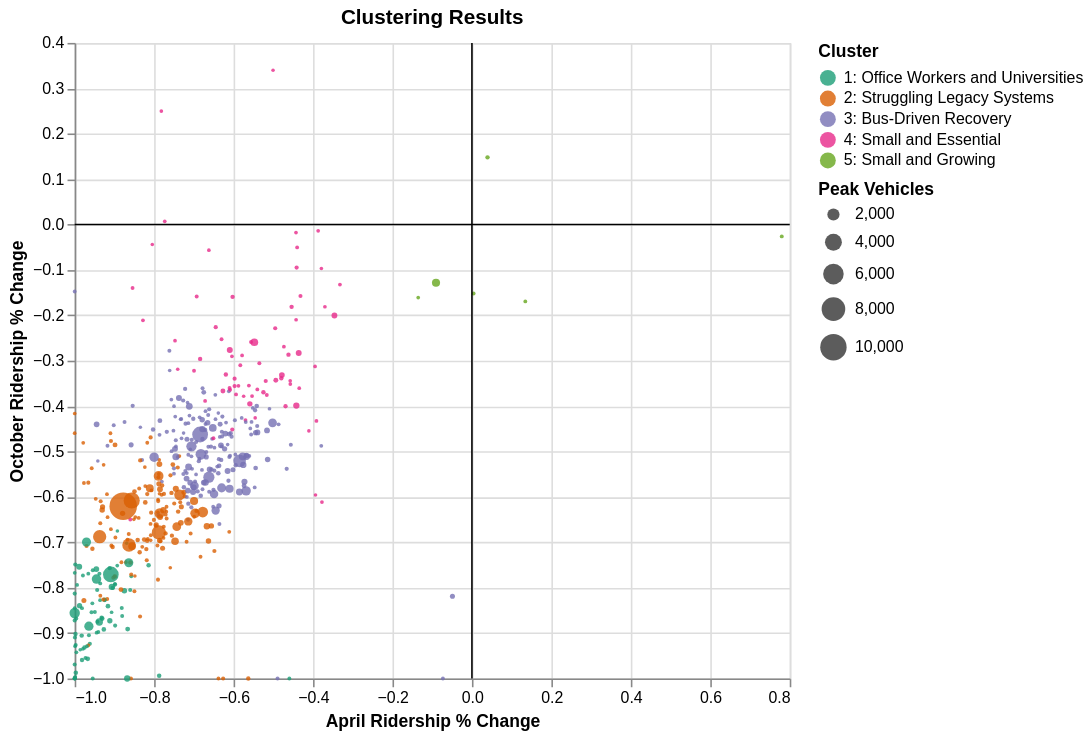

Vega-Lite specification for this chart:
### Vega-Lite specification from a JSON file in a GitHub repository (floating-point values rounded to 4 significant figures; data arrays with more than 128 entries replaced by an {"elided": "..."} marker saying what was removed)
{"config": {"view": {"continuousWidth": 400, "continuousHeight": 300}}, "layer": [{"data": {"name": "data-c4fa4931122b32327f27b0b2a856eca2"}, "mark": "circle", "encoding": {"color": {"type": "nominal", "field": "Cluster", "scale": {"scheme": "dark2"}}, "opacity": {"condition": {"value": 0.8, "selection": "selector017"}, "value": 0.2}, "size": {"type": "quantitative", "field": "peak_vehicles", "scale": {"clamp": true, "domain": [3, 10885], "range": [5, 300]}, "title": "Peak Vehicles"}, "tooltip": [{"type": "nominal", "field": "agency"}, {"type": "nominal", "field": "metro_area"}, {"type": "nominal", "field": "Cluster"}, {"type": "quantitative", "field": "april_pct_change"}, {"type": "quantitative", "field": "july_pct_change"}, {"type": "quantitative", "field": "oct_pct_change"}, {"type": "quantitative", "field": "OCT19"}, {"type": "quantitative", "field": "OCT20"}, {"type": "quantitative", "field": "peak_vehicles"}], "x": {"type": "quantitative", "field": "april_pct_change", "title": "April Ridership % Change"}, "y": {"type": "quantitative", "field": "oct_pct_change", "title": "October Ridership % Change"}}, "height": 400, "selection": {"selector017": {"type": "multi", "fields": ["Cluster"], "bind": "legend"}}, "title": "Clustering Results", "width": 450}, {"data": {"name": "data-9c00aa9dc2b1c1a0b4bf9b34ead12925"}, "mark": "rule", "encoding": {"x": {"type": "quantitative", "field": "x"}}}, {"data": {"name": "data-06fd9f850666401b4599de5588b60692"}, "mark": "rule", "encoding": {"y": {"type": "quantitative", "field": "y"}}}], "$schema": "https://vega.github.io/schema/vega-lite/v4.8.1.json", "datasets": {"data-c4fa4931122b32327f27b0b2a856eca2": {"elided": "480 records"}, "data-9c00aa9dc2b1c1a0b4bf9b34ead12925": [{"x": 0}], "data-06fd9f850666401b4599de5588b60692": [{"y": 0}]}}
